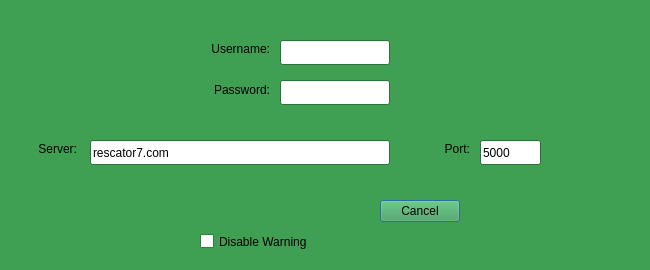
<?xml version="1.0" encoding="UTF-8"?>
<ui version="4.0">
 <class>Connect</class>
 <widget class="QDialog" name="Connect">
  <property name="geometry">
   <rect>
    <x>0</x>
    <y>0</y>
    <width>650</width>
    <height>270</height>
   </rect>
  </property>
  <property name="palette">
   <palette>
    <active>
     <colorrole role="WindowText">
      <brush brushstyle="SolidPattern">
       <color alpha="255">
        <red>0</red>
        <green>0</green>
        <blue>0</blue>
       </color>
      </brush>
     </colorrole>
     <colorrole role="Button">
      <brush brushstyle="SolidPattern">
       <color alpha="255">
        <red>63</red>
        <green>159</green>
        <blue>82</blue>
       </color>
      </brush>
     </colorrole>
     <colorrole role="Light">
      <brush brushstyle="SolidPattern">
       <color alpha="255">
        <red>94</red>
        <green>239</green>
        <blue>123</blue>
       </color>
      </brush>
     </colorrole>
     <colorrole role="Midlight">
      <brush brushstyle="SolidPattern">
       <color alpha="255">
        <red>78</red>
        <green>199</green>
        <blue>102</blue>
       </color>
      </brush>
     </colorrole>
     <colorrole role="Dark">
      <brush brushstyle="SolidPattern">
       <color alpha="255">
        <red>31</red>
        <green>79</green>
        <blue>41</blue>
       </color>
      </brush>
     </colorrole>
     <colorrole role="Mid">
      <brush brushstyle="SolidPattern">
       <color alpha="255">
        <red>42</red>
        <green>106</green>
        <blue>54</blue>
       </color>
      </brush>
     </colorrole>
     <colorrole role="Text">
      <brush brushstyle="SolidPattern">
       <color alpha="255">
        <red>0</red>
        <green>0</green>
        <blue>0</blue>
       </color>
      </brush>
     </colorrole>
     <colorrole role="BrightText">
      <brush brushstyle="SolidPattern">
       <color alpha="255">
        <red>255</red>
        <green>255</green>
        <blue>255</blue>
       </color>
      </brush>
     </colorrole>
     <colorrole role="ButtonText">
      <brush brushstyle="SolidPattern">
       <color alpha="255">
        <red>0</red>
        <green>0</green>
        <blue>0</blue>
       </color>
      </brush>
     </colorrole>
     <colorrole role="Base">
      <brush brushstyle="SolidPattern">
       <color alpha="255">
        <red>255</red>
        <green>255</green>
        <blue>255</blue>
       </color>
      </brush>
     </colorrole>
     <colorrole role="Window">
      <brush brushstyle="SolidPattern">
       <color alpha="255">
        <red>63</red>
        <green>159</green>
        <blue>82</blue>
       </color>
      </brush>
     </colorrole>
     <colorrole role="Shadow">
      <brush brushstyle="SolidPattern">
       <color alpha="255">
        <red>0</red>
        <green>0</green>
        <blue>0</blue>
       </color>
      </brush>
     </colorrole>
     <colorrole role="AlternateBase">
      <brush brushstyle="SolidPattern">
       <color alpha="255">
        <red>159</red>
        <green>207</green>
        <blue>168</blue>
       </color>
      </brush>
     </colorrole>
     <colorrole role="ToolTipBase">
      <brush brushstyle="SolidPattern">
       <color alpha="255">
        <red>255</red>
        <green>255</green>
        <blue>220</blue>
       </color>
      </brush>
     </colorrole>
     <colorrole role="ToolTipText">
      <brush brushstyle="SolidPattern">
       <color alpha="255">
        <red>0</red>
        <green>0</green>
        <blue>0</blue>
       </color>
      </brush>
     </colorrole>
    </active>
    <inactive>
     <colorrole role="WindowText">
      <brush brushstyle="SolidPattern">
       <color alpha="255">
        <red>0</red>
        <green>0</green>
        <blue>0</blue>
       </color>
      </brush>
     </colorrole>
     <colorrole role="Button">
      <brush brushstyle="SolidPattern">
       <color alpha="255">
        <red>63</red>
        <green>159</green>
        <blue>82</blue>
       </color>
      </brush>
     </colorrole>
     <colorrole role="Light">
      <brush brushstyle="SolidPattern">
       <color alpha="255">
        <red>94</red>
        <green>239</green>
        <blue>123</blue>
       </color>
      </brush>
     </colorrole>
     <colorrole role="Midlight">
      <brush brushstyle="SolidPattern">
       <color alpha="255">
        <red>78</red>
        <green>199</green>
        <blue>102</blue>
       </color>
      </brush>
     </colorrole>
     <colorrole role="Dark">
      <brush brushstyle="SolidPattern">
       <color alpha="255">
        <red>31</red>
        <green>79</green>
        <blue>41</blue>
       </color>
      </brush>
     </colorrole>
     <colorrole role="Mid">
      <brush brushstyle="SolidPattern">
       <color alpha="255">
        <red>42</red>
        <green>106</green>
        <blue>54</blue>
       </color>
      </brush>
     </colorrole>
     <colorrole role="Text">
      <brush brushstyle="SolidPattern">
       <color alpha="255">
        <red>0</red>
        <green>0</green>
        <blue>0</blue>
       </color>
      </brush>
     </colorrole>
     <colorrole role="BrightText">
      <brush brushstyle="SolidPattern">
       <color alpha="255">
        <red>255</red>
        <green>255</green>
        <blue>255</blue>
       </color>
      </brush>
     </colorrole>
     <colorrole role="ButtonText">
      <brush brushstyle="SolidPattern">
       <color alpha="255">
        <red>0</red>
        <green>0</green>
        <blue>0</blue>
       </color>
      </brush>
     </colorrole>
     <colorrole role="Base">
      <brush brushstyle="SolidPattern">
       <color alpha="255">
        <red>255</red>
        <green>255</green>
        <blue>255</blue>
       </color>
      </brush>
     </colorrole>
     <colorrole role="Window">
      <brush brushstyle="SolidPattern">
       <color alpha="255">
        <red>63</red>
        <green>159</green>
        <blue>82</blue>
       </color>
      </brush>
     </colorrole>
     <colorrole role="Shadow">
      <brush brushstyle="SolidPattern">
       <color alpha="255">
        <red>0</red>
        <green>0</green>
        <blue>0</blue>
       </color>
      </brush>
     </colorrole>
     <colorrole role="AlternateBase">
      <brush brushstyle="SolidPattern">
       <color alpha="255">
        <red>159</red>
        <green>207</green>
        <blue>168</blue>
       </color>
      </brush>
     </colorrole>
     <colorrole role="ToolTipBase">
      <brush brushstyle="SolidPattern">
       <color alpha="255">
        <red>255</red>
        <green>255</green>
        <blue>220</blue>
       </color>
      </brush>
     </colorrole>
     <colorrole role="ToolTipText">
      <brush brushstyle="SolidPattern">
       <color alpha="255">
        <red>0</red>
        <green>0</green>
        <blue>0</blue>
       </color>
      </brush>
     </colorrole>
    </inactive>
    <disabled>
     <colorrole role="WindowText">
      <brush brushstyle="SolidPattern">
       <color alpha="255">
        <red>31</red>
        <green>79</green>
        <blue>41</blue>
       </color>
      </brush>
     </colorrole>
     <colorrole role="Button">
      <brush brushstyle="SolidPattern">
       <color alpha="255">
        <red>63</red>
        <green>159</green>
        <blue>82</blue>
       </color>
      </brush>
     </colorrole>
     <colorrole role="Light">
      <brush brushstyle="SolidPattern">
       <color alpha="255">
        <red>94</red>
        <green>239</green>
        <blue>123</blue>
       </color>
      </brush>
     </colorrole>
     <colorrole role="Midlight">
      <brush brushstyle="SolidPattern">
       <color alpha="255">
        <red>78</red>
        <green>199</green>
        <blue>102</blue>
       </color>
      </brush>
     </colorrole>
     <colorrole role="Dark">
      <brush brushstyle="SolidPattern">
       <color alpha="255">
        <red>31</red>
        <green>79</green>
        <blue>41</blue>
       </color>
      </brush>
     </colorrole>
     <colorrole role="Mid">
      <brush brushstyle="SolidPattern">
       <color alpha="255">
        <red>42</red>
        <green>106</green>
        <blue>54</blue>
       </color>
      </brush>
     </colorrole>
     <colorrole role="Text">
      <brush brushstyle="SolidPattern">
       <color alpha="255">
        <red>31</red>
        <green>79</green>
        <blue>41</blue>
       </color>
      </brush>
     </colorrole>
     <colorrole role="BrightText">
      <brush brushstyle="SolidPattern">
       <color alpha="255">
        <red>255</red>
        <green>255</green>
        <blue>255</blue>
       </color>
      </brush>
     </colorrole>
     <colorrole role="ButtonText">
      <brush brushstyle="SolidPattern">
       <color alpha="255">
        <red>31</red>
        <green>79</green>
        <blue>41</blue>
       </color>
      </brush>
     </colorrole>
     <colorrole role="Base">
      <brush brushstyle="SolidPattern">
       <color alpha="255">
        <red>63</red>
        <green>159</green>
        <blue>82</blue>
       </color>
      </brush>
     </colorrole>
     <colorrole role="Window">
      <brush brushstyle="SolidPattern">
       <color alpha="255">
        <red>63</red>
        <green>159</green>
        <blue>82</blue>
       </color>
      </brush>
     </colorrole>
     <colorrole role="Shadow">
      <brush brushstyle="SolidPattern">
       <color alpha="255">
        <red>0</red>
        <green>0</green>
        <blue>0</blue>
       </color>
      </brush>
     </colorrole>
     <colorrole role="AlternateBase">
      <brush brushstyle="SolidPattern">
       <color alpha="255">
        <red>63</red>
        <green>159</green>
        <blue>82</blue>
       </color>
      </brush>
     </colorrole>
     <colorrole role="ToolTipBase">
      <brush brushstyle="SolidPattern">
       <color alpha="255">
        <red>255</red>
        <green>255</green>
        <blue>220</blue>
       </color>
      </brush>
     </colorrole>
     <colorrole role="ToolTipText">
      <brush brushstyle="SolidPattern">
       <color alpha="255">
        <red>0</red>
        <green>0</green>
        <blue>0</blue>
       </color>
      </brush>
     </colorrole>
    </disabled>
   </palette>
  </property>
  <property name="mouseTracking">
   <bool>false</bool>
  </property>
  <property name="windowTitle">
   <string>Connect</string>
  </property>
  <widget class="QDialogButtonBox" name="buttonBox">
   <property name="geometry">
    <rect>
     <x>160</x>
     <y>195</y>
     <width>300</width>
     <height>32</height>
    </rect>
   </property>
   <property name="orientation">
    <enum>Qt::Horizontal</enum>
   </property>
   <property name="standardButtons">
    <set>QDialogButtonBox::Cancel</set>
   </property>
  </widget>
  <widget class="QLabel" name="label">
   <property name="geometry">
    <rect>
     <x>10</x>
     <y>140</y>
     <width>67</width>
     <height>17</height>
    </rect>
   </property>
   <property name="text">
    <string>Server:</string>
   </property>
   <property name="alignment">
    <set>Qt::AlignRight|Qt::AlignTrailing|Qt::AlignVCenter</set>
   </property>
  </widget>
  <widget class="QLabel" name="label_2">
   <property name="geometry">
    <rect>
     <x>430</x>
     <y>140</y>
     <width>40</width>
     <height>17</height>
    </rect>
   </property>
   <property name="text">
    <string>Port:</string>
   </property>
   <property name="alignment">
    <set>Qt::AlignRight|Qt::AlignTrailing|Qt::AlignVCenter</set>
   </property>
  </widget>
  <widget class="QLineEdit" name="lineEdit">
   <property name="geometry">
    <rect>
     <x>90</x>
     <y>140</y>
     <width>300</width>
     <height>25</height>
    </rect>
   </property>
   <property name="text">
    <string notr="true">rescator7.com</string>
   </property>
   <property name="maxLength">
    <number>63</number>
   </property>
  </widget>
  <widget class="QLineEdit" name="lineEdit_2">
   <property name="geometry">
    <rect>
     <x>480</x>
     <y>140</y>
     <width>61</width>
     <height>25</height>
    </rect>
   </property>
   <property name="text">
    <string notr="true">5000</string>
   </property>
   <property name="maxLength">
    <number>4</number>
   </property>
  </widget>
  <widget class="QLabel" name="label_3">
   <property name="geometry">
    <rect>
     <x>110</x>
     <y>40</y>
     <width>160</width>
     <height>17</height>
    </rect>
   </property>
   <property name="text">
    <string>Username:</string>
   </property>
   <property name="alignment">
    <set>Qt::AlignRight|Qt::AlignTrailing|Qt::AlignVCenter</set>
   </property>
  </widget>
  <widget class="QLabel" name="label_4">
   <property name="geometry">
    <rect>
     <x>110</x>
     <y>80</y>
     <width>160</width>
     <height>20</height>
    </rect>
   </property>
   <property name="text">
    <string>Password:</string>
   </property>
   <property name="alignment">
    <set>Qt::AlignRight|Qt::AlignTrailing|Qt::AlignVCenter</set>
   </property>
  </widget>
  <widget class="QLineEdit" name="lineEdit_3">
   <property name="geometry">
    <rect>
     <x>280</x>
     <y>40</y>
     <width>110</width>
     <height>25</height>
    </rect>
   </property>
   <property name="text">
    <string notr="true"/>
   </property>
   <property name="maxLength">
    <number>8</number>
   </property>
  </widget>
  <widget class="QLineEdit" name="lineEdit_4">
   <property name="geometry">
    <rect>
     <x>280</x>
     <y>80</y>
     <width>110</width>
     <height>25</height>
    </rect>
   </property>
   <property name="inputMethodHints">
    <set>Qt::ImhHiddenText|Qt::ImhNoAutoUppercase|Qt::ImhNoPredictiveText|Qt::ImhSensitiveData</set>
   </property>
   <property name="text">
    <string notr="true"/>
   </property>
   <property name="maxLength">
    <number>16</number>
   </property>
   <property name="echoMode">
    <enum>QLineEdit::Password</enum>
   </property>
  </widget>
  <widget class="QCheckBox" name="checkBox">
   <property name="geometry">
    <rect>
     <x>200</x>
     <y>230</y>
     <width>351</width>
     <height>23</height>
    </rect>
   </property>
   <property name="text">
    <string>Disable Warning</string>
   </property>
  </widget>
 </widget>
 <resources/>
 <connections>
  <connection>
   <sender>buttonBox</sender>
   <signal>accepted()</signal>
   <receiver>Connect</receiver>
   <slot>accept()</slot>
   <hints>
    <hint type="sourcelabel">
     <x>248</x>
     <y>254</y>
    </hint>
    <hint type="destinationlabel">
     <x>157</x>
     <y>274</y>
    </hint>
   </hints>
  </connection>
  <connection>
   <sender>buttonBox</sender>
   <signal>rejected()</signal>
   <receiver>Connect</receiver>
   <slot>reject()</slot>
   <hints>
    <hint type="sourcelabel">
     <x>316</x>
     <y>260</y>
    </hint>
    <hint type="destinationlabel">
     <x>286</x>
     <y>274</y>
    </hint>
   </hints>
  </connection>
 </connections>
</ui>
